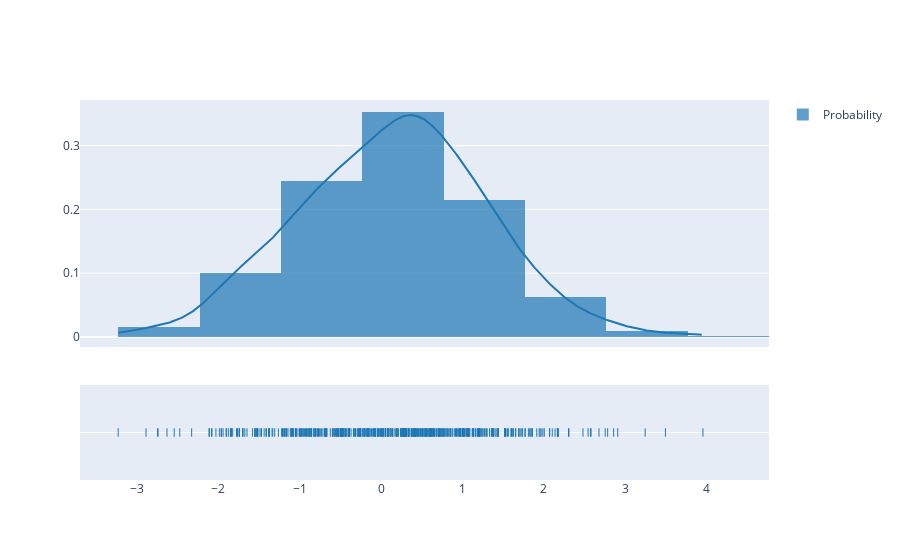

The notebook cell saved with this chart:
### Code cell
import plotly.figure_factory as ff 

x1 = np.random.normal(np.mean(perc_change)*100, np.std(perc_change)*100, 500)
hist_data = [x1]
group_labs = ['Probability']

ff.create_distplot(hist_data, group_labs)

### Figure 1 — Plotly figure (JSON) as saved in the notebook; plotly's stock layout.template omitted (floating-point values rounded to 4 significant figures; data arrays with more than 128 entries replaced by an {"elided": "..."} marker saying what was removed)
{"data": [{"autobinx": false, "histnorm": "probability density", "legendgroup": "Probability", "marker": {"color": "rgb(31, 119, 180)"}, "name": "Probability", "opacity": 0.7, "type": "histogram", "x": {"elided": "500 float values"}, "xaxis": "x", "xbins": {"end": 3.956, "size": 1, "start": -3.232}, "yaxis": "y"}, {"legendgroup": "Probability", "marker": {"color": "rgb(31, 119, 180)"}, "mode": "lines", "name": "Probability", "showlegend": false, "type": "scatter", "x": {"elided": "500 float values"}, "xaxis": "x", "y": {"elided": "500 float values"}, "yaxis": "y"}, {"legendgroup": "Probability", "marker": {"color": "rgb(31, 119, 180)", "symbol": "line-ns-open"}, "mode": "markers", "name": "Probability", "showlegend": false, "type": "scatter", "x": {"elided": "500 float values"}, "xaxis": "x", "y": {"elided": "500 str values"}, "yaxis": "y2"}], "layout": {"barmode": "overlay", "hovermode": "closest", "legend": {"traceorder": "reversed"}, "xaxis": {"anchor": "y2", "domain": [0, 1], "zeroline": false}, "yaxis": {"anchor": "free", "domain": [0.35, 1], "position": 0}, "yaxis2": {"anchor": "x", "domain": [0, 0.25], "dtick": 1, "showticklabels": false}}}
